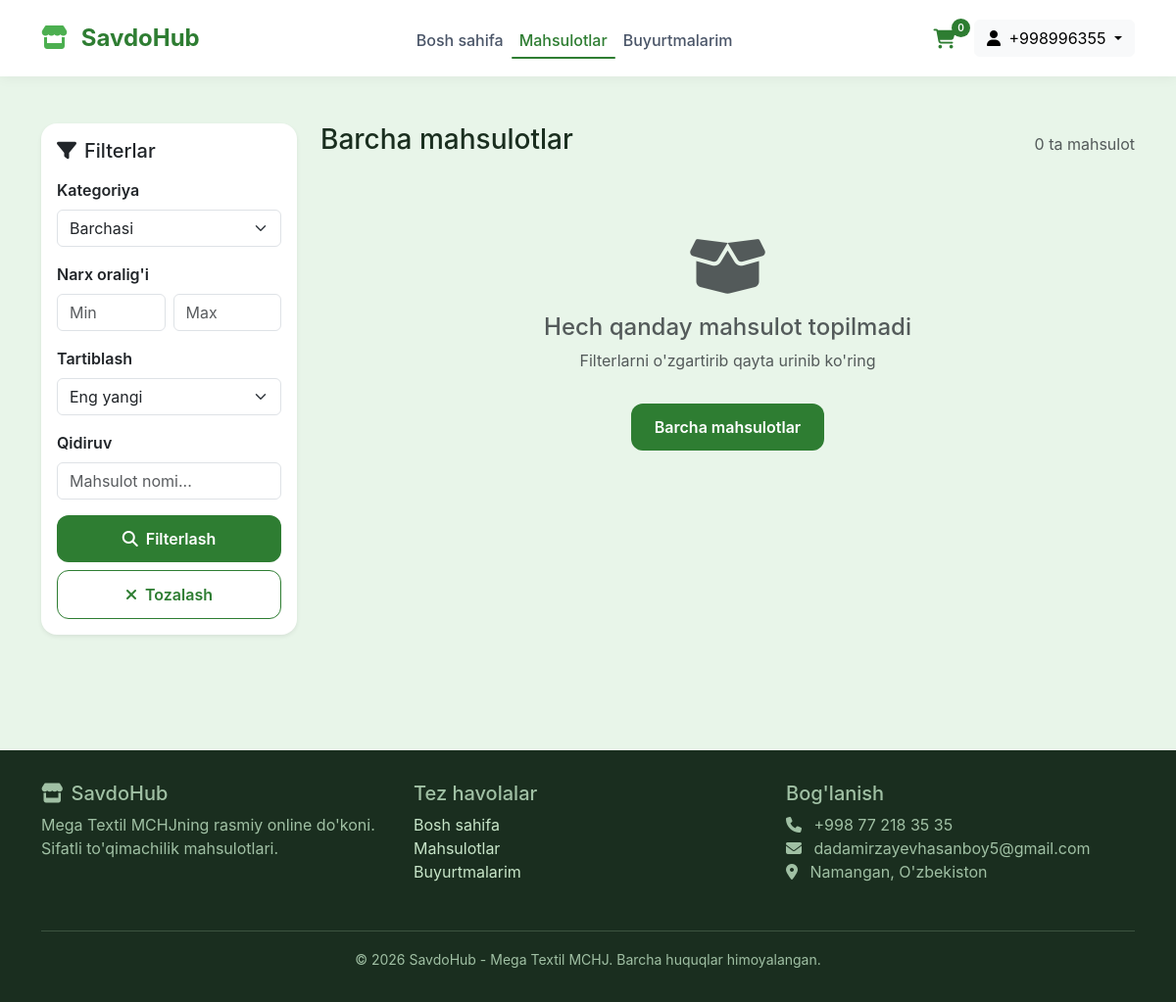
Page /products/ (signed in) on the earlier database version.
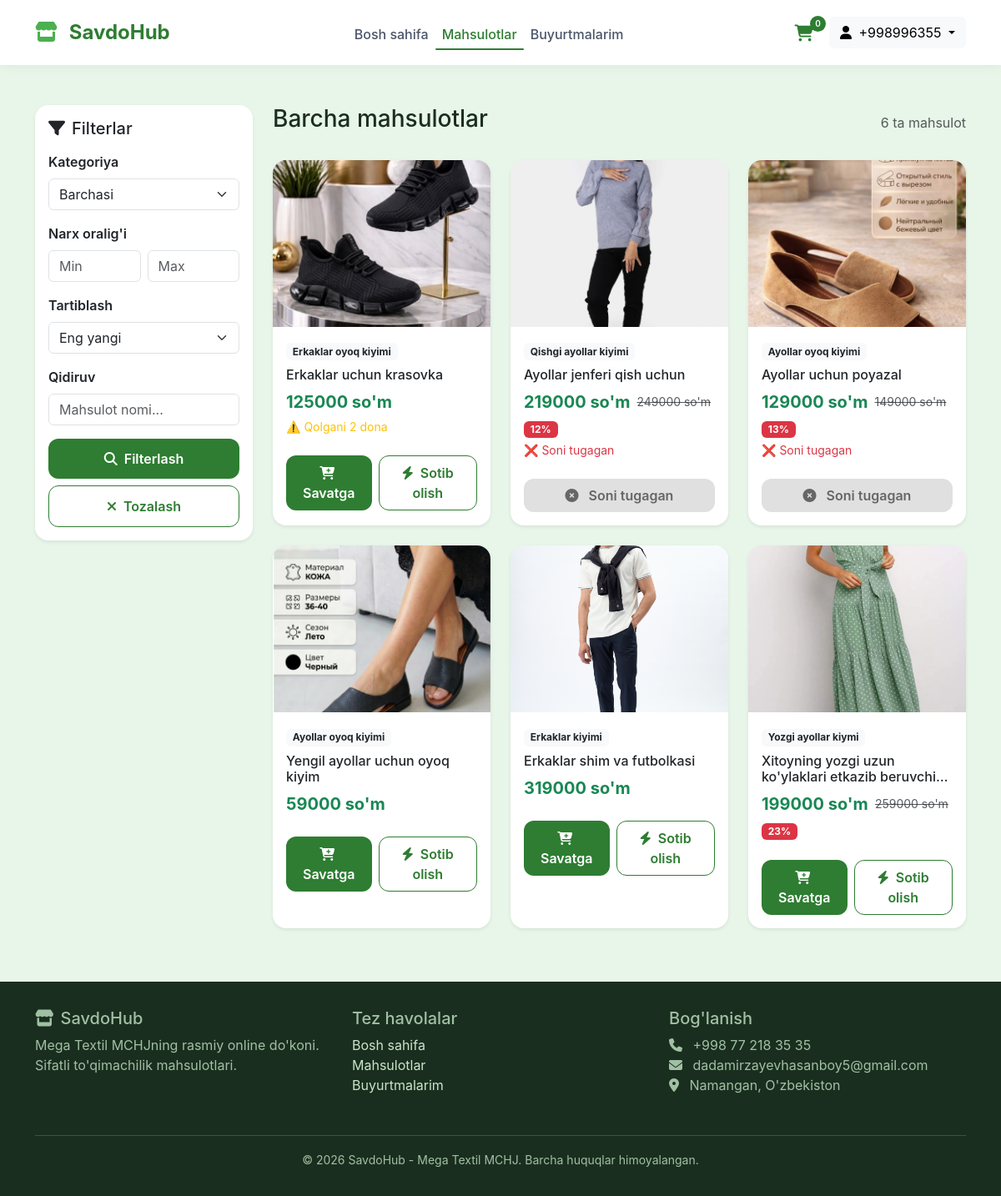
Same page on the later database version.
### shop/models.py (models this page shows, shortened)
class Product(models.Model):
    category = models.ForeignKey(Category, on_delete=models.CASCADE, related_name='products')
    name = models.CharField(max_length=200)
    slug = models.SlugField(unique=True)
    description = models.TextField()
    price = models.DecimalField(max_digits=10, decimal_places=2)
    old_price = models.DecimalField(max_digits=10, decimal_places=2, blank=True, null=True)
    image = models.ImageField(upload_to='products/')
    image2 = models.ImageField(upload_to='products/', blank=True, null=True)
    image3 = models.ImageField(upload_to='products/', blank=True, null=True)
    stock = models.IntegerField(default=0)
    is_available = models.BooleanField(default=True)
    is_featured = models.BooleanField(default=False)
    is_new = models.BooleanField(default=False)
    created_at = models.DateTimeField(auto_now_add=True)
    class Meta:
        verbose_name = "Mahsulot"
        verbose_name_plural = "Mahsulotlar"
        ordering = ['-created_at']
    def get_absolute_url(self):
        return reverse('shop:product_detail', args=[self.category.slug, self.slug])
    @property
    def discount_percent(self):
        if self.old_price and self.old_price > self.price:
            return int(((self.old_price - self.price) / self.old_price) * 100)
        return 0

class Category(models.Model):
    name = models.CharField(max_length=100, verbose_name="Kategoriya nomi")
    slug = models.SlugField(unique=True, verbose_name="URL manzil")
    image = models.ImageField(upload_to='categories/', blank=True, null=True, verbose_name="Rasm")
    order = models.IntegerField(default=0, verbose_name="Tartib")
    created_at = models.DateTimeField(auto_now_add=True, verbose_name="Yaratilgan vaqt")
    class Meta:
        verbose_name = "Kategoriya"
        verbose_name_plural = "Kategoriyalar"
        ordering = ['order', 'name']

### shop/views.py (the view)
# urls.py: path('products/', views.product_list_view, name='product_list'),
def product_list_view(request):
    products = Product.objects.filter(is_available=True)
    categories = Category.objects.all()
    category_slug = request.GET.get('category')
    current_category = None
    if category_slug and category_slug != '':
        try:
            current_category = Category.objects.get(slug=category_slug)
            products = products.filter(category=current_category)
        except Category.DoesNotExist:
            pass
    min_price = request.GET.get('min_price')
    max_price = request.GET.get('max_price')
    if min_price and min_price != '':
        try:
            products = products.filter(price__gte=float(min_price))
        except ValueError:
            pass
    if max_price and max_price != '':
        try:
            products = products.filter(price__lte=float(max_price))
        except ValueError:
            pass
    search_query = request.GET.get('q')
    if search_query and search_query != '':
        products = products.filter(name__icontains=search_query)
    sort = request.GET.get('sort')
    if sort == 'price_asc':
        products = products.order_by('price')
    elif sort == 'price_desc':
        products = products.order_by('-price')
    elif sort == 'newest':
        products = products.order_by('-created_at')
    elif sort == 'name_asc':
        products = products.order_by('name')
    else:
        products = products.order_by('-created_at')  # default: eng yangi
    cart_total_items = get_cart_total_items(request)
    context = {
        'products': products,
        'categories': categories,
        'current_category': current_category,
        'search_query': search_query,
        'sort': sort,
        'min_price': min_price,
        'max_price': max_price,
        'cart_total_items': cart_total_items,
    }
    return render(request, 'shop/product_list.html', context)

### shop/views.py (called while the page is built)
def get_cart_total_items(request):
    if request.user.is_authenticated:
        cart = Cart.objects.filter(user=request.user).first()
        return cart.total_items if cart else 0
    else:
        session_cart = get_or_create_session_cart(request)
        return session_cart.total_items

### shop/templates/shop/product_list.html (shortened to what the changed rows need)
{% extends 'shop/base.html' %}
{% block content %}
<div class="container">
    <div class="row">
        <div class="col-lg-9">
            <div class="d-flex justify-content-between align-items-center mb-4 flex-wrap gap-2">
                <h3 style="color: #1a2e1f;">
                    {% if current_category %}
                        {{ current_category.name }}
                    {% else %}
                        Barcha mahsulotlar
                    {% endif %}
                </h3>
                <span class="text-muted">{{ products|length }} ta mahsulot</span>
            </div>
            {% if products %}
            <div class="row g-4">
                {% for product in products %}
                <div class="col-md-6 col-lg-4">
                    <div class="card h-100 border-0 shadow-sm rounded-4 product-card">
                        <a href="{{ product.get_absolute_url }}" class="text-decoration-none">
                            {% if product.image %}
                            <img src="{{ product.image.url }}" class="card-img-top rounded-top-4" alt="{{ product.name }}" style="height: 200px; object-fit: cover;">
                            {% else %}
                            <div class="bg-light rounded-top-4 d-flex align-items-center justify-content-center" style="height: 200px;">
                                <i class="fas fa-image fa-4x text-muted"></i>
                            </div>
                            {% endif %}
                            <div class="card-body">
                                <div class="mb-2">
                                    <span class="badge bg-light text-dark">{{ product.category.name }}</span>
                                </div>
                                <h6 class="card-title text-dark mb-2">{{ product.name|truncatechars:50 }}</h6>
                                <div class="d-flex align-items-center gap-2 flex-wrap">
                                    <span class="fw-bold text-success fs-5">{{ product.price|floatformat:0 }} so'm</span>
                                    {% if product.old_price %}
                                    <span class="text-muted text-decoration-line-through small">{{ product.old_price|floatformat:0 }} so'm</span>
                                    <span class="badge bg-danger">{{ product.discount_percent }}%</span>
                                    {% endif %}
                                </div>
                                {% if product.stock < 5 and product.stock > 0 %}
                                <small class="text-warning d-block mt-1">⚠️ Qolgani {{ product.stock }} dona</small>
                                {% elif product.stock == 0 %}
                                <small class="text-danger d-block mt-1">❌ Soni tugagan</small>
                                {% endif %}
                            </div>
                        </a>
                        <div class="card-footer bg-transparent border-0 pb-3">
                            <div class="d-flex gap-2">
                                {% if product.stock > 0 %}
                                <button class="btn-primary-custom flex-grow-1 add-to-cart-btn" data-product-id="{{ product.id }}" style="padding: 0.5rem;">
                                    <i class="fas fa-cart-plus me-1"></i> Savatga
                                </button>
                                <button class="btn-outline-custom buy-now-btn" data-product-id="{{ product.id }}" style="padding: 0.5rem;">
                                    <i class="fas fa-bolt me-1"></i> Sotib olish
                                </button>
                                {% else %}
                                <button class="btn-secondary-custom w-100" disabled style="padding: 0.5rem;">
                                    <i class="fas fa-times-circle me-2"></i> Soni tugagan
                                </button>
                                {% endif %}
                            </div>
                        </div>
                    </div>
                </div>
                {% endfor %}
            </div>
            {% else %}
            <div class="text-center py-5">
                <i class="fas fa-box-open fa-4x text-muted mb-3"></i>
                <h4 class="text-muted">Hech qanday mahsulot topilmadi</h4>
                <p class="text-muted">Filterlarni o'zgartirib qayta urinib ko'ring</p>
                <a href="{% url 'shop:product_list' %}" class="btn-primary-custom mt-3">Barcha mahsulotlar</a>
            </div>
            {% endif %}
        </div>
    </div>
</div>
{% endblock %}

Differences in the rows shown:
added Product: image (picture), category.name "Erkaklar oyoq kiyimi", name "Erkaklar uchun krasovka", price "125000", stock "2"
added Product: image (picture), category.name "Qishgi ayollar kiyimi", name "Ayollar jenferi qish uchun", price "219000", old_price "249000", discount_percent "12", stock "❌ Soni tugagan"
added Product: image (picture), category.name "Ayollar oyoq kiyimi", name "Ayollar uchun poyazal", price "129000", old_price "149000", discount_percent "13", stock "❌ Soni tugagan"
added Product: image (picture), category.name "Ayollar oyoq kiyimi", name "Yengil ayollar uchun oyoq kiyim", price "59000"
added Product: image (picture), category.name "Erkaklar kiyimi", name "Erkaklar shim va futbolkasi", price "319000"
added Product: image (picture), category.name "Yozgi ayollar kiymi", name "Xitoyning yozgi uzun ko'ylaklari etkazib beruvchi…", price "199000", old_price "259000", discount_percent "23"
Other differences:
{{ products|length }}: "0" → "6"
text no longer shown: "Hech qanday mahsulot topilmadi Filterlarni o'zgartirib qayta urinib ko'ring Barcha mahsulotlar"
